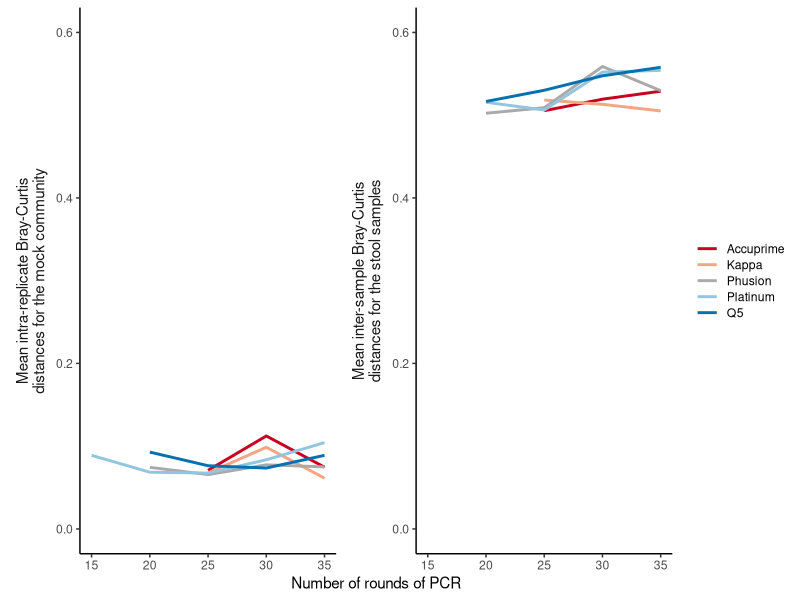
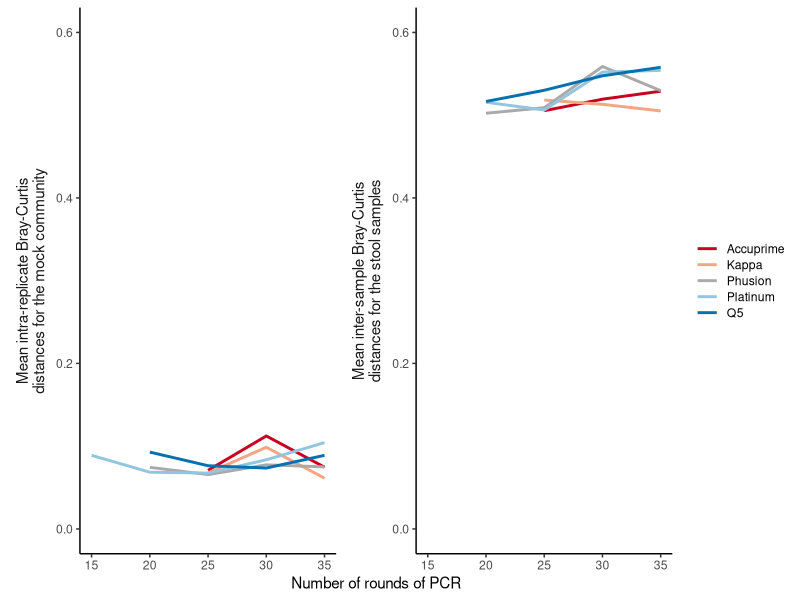

These charts were generated, in order, by the following R code:
library(tidyverse)
library(cowplot)
library(RColorBrewer)

polymerase_colors <- brewer.pal(5, "RdBu")
polymerase_colors[3] <- "darkgray"


labels <- c('mock' = 'Mean intra-replicate Bray-Curtis\ndistances for the mock community',
						'stool' = 'Mean inter-sample Bray-Curtis\ndistances for the stool samples')

mock <- read_csv("data/process/mock_beta_drift.csv") %>%
	filter(method == "vsearch") %>%
	select(-method) %>%
	mutate(data="mock")

stool <- read_tsv("data/process/stool_beta_diversity.tsv") %>%
	separate(rows, into=c("rounds", "polymerase", "row_subject")) %>%
	separate(columns, into=c("col_rounds", "col_polymerase", "col_subject")) %>%
	filter(rounds == col_rounds, polymerase == col_polymerase) %>%
	select(rounds, polymerase, row_subject, col_subject, distances) %>%
	group_by(rounds, polymerase) %>%
	summarize(ave_dist = mean(distances), n = n()) %>%
	ungroup() %>%
	filter(n == 6) %>%
	mutate(rounds = as.numeric(str_replace(rounds, "x", ""))) %>%
	select(-n) %>%
	mutate(data="stool")

bind_rows(mock, stool) %>%
	ggplot(aes(x=rounds, y=ave_dist, color=polymerase)) +
		geom_line(size=1) +
		facet_wrap(.~data, strip.position='left', scal="free_y", labeller=as_labeller(labels)) +
		coord_cartesian(ylim=c(0,0.6)) +
		scale_color_manual(name=NULL,
												breaks=c("ACC", "K", "PHU", "PL", "Q5"),
												labels=c("Accuprime", "Kappa", "Phusion", "Platinum", "Q5"),
												values=polymerase_colors) +
		labs(y=NULL, x="Number of rounds of PCR") +
		theme_classic() +
		theme(
			strip.background = element_blank(),
			strip.placement="outside",
			strip.text=element_text(size=11),
			legend.key.height = unit(0.8, "line")
		)

ggsave("results/figures/drift.pdf", width=6.5, height=3)
